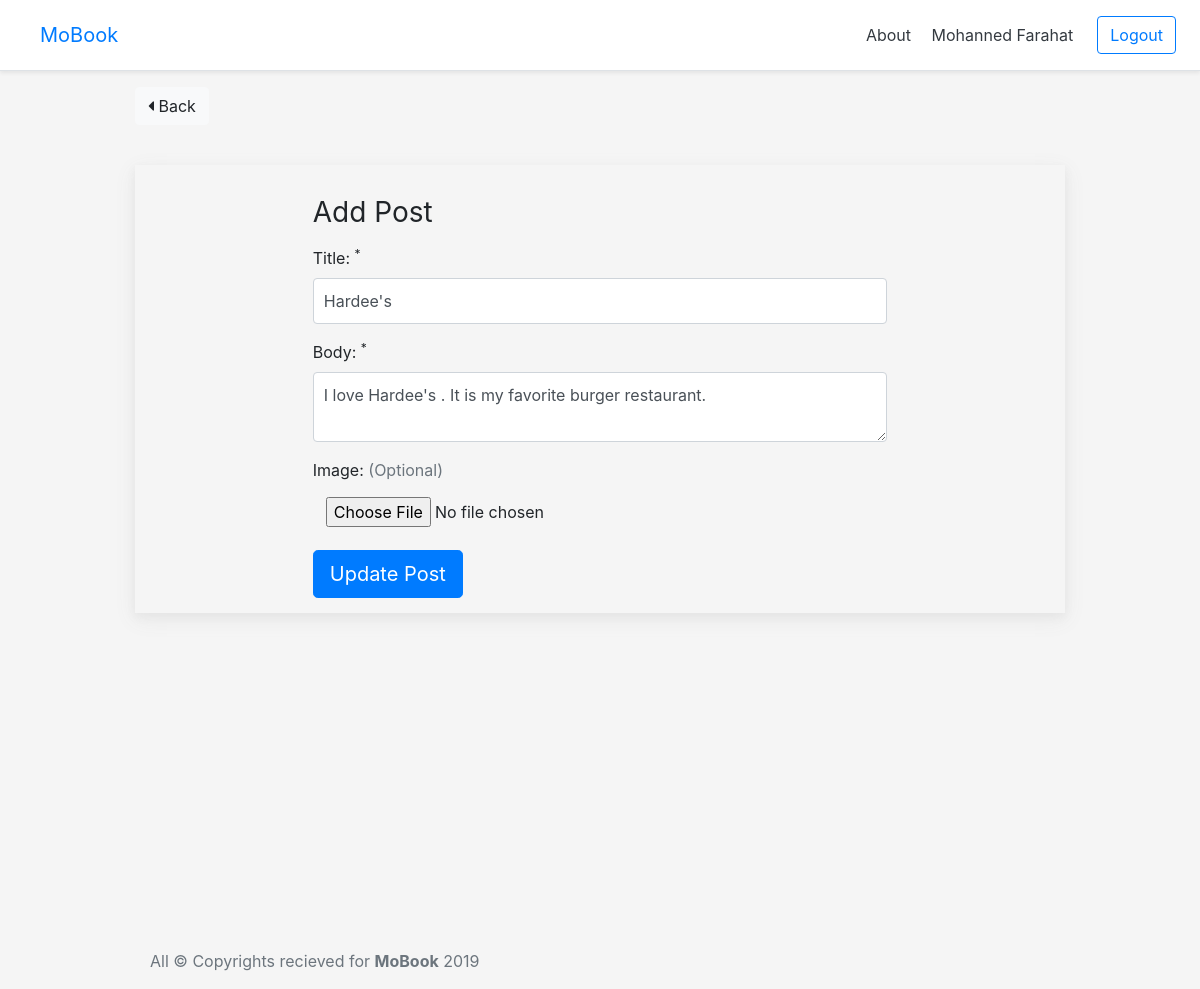
Page /posts/edit/3 (signed in) on the committed database.
### tables this page shows
CREATE TABLE `posts` (
  `id` int(11) NOT NULL,
  `user_id` int(11) NOT NULL,
  `title` varchar(255) NOT NULL,
  `body` varchar(255) NOT NULL,
  `image` text NOT NULL,
  `created_at` datetime NOT NULL DEFAULT CURRENT_TIMESTAMP
);

### app/libraries/Core.php (called while the page is built, shortened)
<?php
class Core{
    protected $currentMethod = 'index';
    public function __construct(){
        $url = $this->getUrl();
        if(file_exists(APPROOT . '/controllers/' . ucwords($url[0]) . '.php')){
            unset($url[0]);
        }
        $this->currentController = new $this->currentController;
        if(isset($url[1])){
            if(method_exists($this->currentController, $url[1])){
                $this->currentMethod = $url[1];
                unset($url[1]);
            }
        }
        $this->params = $url ? array_values($url) : [];
        call_user_func_array([$this->currentController, $this->currentMethod], $this->params);
    }
    private function getUrl(){
        if(isset($_GET['url'])){
            $url = rtrim($_GET['url'], '/');
            $url = filter_var($url, FILTER_SANITIZE_URL);
            $url = explode('/', $url);
            return $url;
        }
    }
}

### public/index.php (called while the page is built)
<?php require_once "../app/init.php";
$init = new Core;

### app/libraries/Database.php (called while the page is built, shortened)
<?php
class Database{
    private $host = DB_HOST;
    private $user = DB_USER;
    private $pass = DB_PASS;
    private $name = DB_NAME;
    protected $dbh;
    protected $stmt;
    public function __construct(){
        $dsn = 'mysql:host=' . $this->host . ';dbname=' . $this->name;
        $options = [
            PDO::ATTR_PERSISTENT => true,
            PDO::ATTR_ERRMODE => PDO::ERRMODE_EXCEPTION
        ];
        try{
            $this->dbh = new PDO($dsn, $this->user, $this->pass, $options);
        }catch(PDOException $e){
            $this->error = $e->getMessage();
            echo $this->error;
        }
    }
    public function query($sql){
        $this->stmt = $this->dbh->prepare($sql);
    }
    public function bind($param, $value, $type = null){
        if(is_null($type)){
            switch(true){
                default:
                $type = PDO::PARAM_STR;
                break;
            }
            $this->stmt->bindValue($param, $value, $type);
        }
    }
    public function execute(){
        return $this->stmt->execute();
    }
    public function single(){
        $this->execute();
        return $this->stmt->fetch(PDO::FETCH_OBJ);
    }
}

### app/models/Post.php (called while the page is built, shortened)
<?php
class Post{
    private $db;
    public function __construct(){
        $this->db = new Database;
    }
    public function getPostById($id){
        $this->db->query("SELECT * FROM posts WHERE id = :id");
        $this->db->bind(':id', $id);
        return $this->db->single();
    }
}

### app/views/posts/edit.php (the view, shortened to what this page needs)
<?php require_once APPROOT . '/views/includes/header.php'; ?>
<a href="<?php echo URLROOT . '/posts/show/' . $data['id'];?>" class="btn btn-light mb-3"><i class="fas fa-caret-left"></i> Back</a>
<div class="form-shadow mt-4">
    <form class="form-signin" action="<?php echo URLROOT . '/posts/edit/' . $data['id']; ?>" method="post" enctype="multipart/form-data">
        <h1 class="h3 mb-3 mt-3 font-weight-normal">Add Post</h1>
        <div class="form-group">
            <label for="title">Title: <sup>*</sup></label>
            <input type="text" name="title" value="<?php echo $data['title'];?>" class="form-control <?php echo !empty($data['title_err']) ? 'is-invalid' : '';?>" placeholder="Post Title">
        </div>
        <div class="form-group">
            <label for="body">Body: <sup>*</sup></label>
            <textarea name="body" class="form-control <?php echo !empty($data['body_err']) ? 'is-invalid' : '';?>" placeholder="Post Body"><?php echo $data['body'];?></textarea>
        </div>
        <div class="form-group">
            <label for="image">Image: <span class="text-secondary">(Optional)</span></label><br>
            <input type="file" name="image" class="btn btn-default" value="<?php echo $data['image'];?>">
        </div>
        <input type="submit" value="Update Post" class="btn btn-lg btn-primary">
    </form>
</div>
<?php require_once APPROOT . '/views/includes/footer.php'; ?>

### public/css/styles.css (style rules this page uses)
html { font-size: 14px; }
@media (min-width: 768px) { html { font-size: 16px; } }
body { background-color: #f5f5f5; }
.form-signin { width: 100%; max-width: 65%; padding: 15px; margin: auto; }
.form-signin .form-control { position: relative; box-sizing: border-box; height: auto; padding: 10px; font-size: 16px; }
.form-shadow, .shadow { box-shadow: 0 4px 8px 0 #e7e7e7, 0 6px 20px 0 #e7e7e7; }

### rows in the picture
posts: title "Hardee's", body "I love Hardee's . It is my favorite burger restaurant."

### other values in the picture
$_SESSION['user_name'] "Mohanned Farahat"
